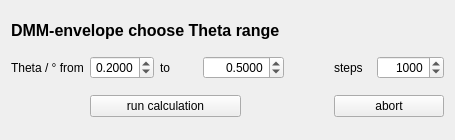
<?xml version="1.0" encoding="UTF-8"?>
<ui version="4.0">
 <class>choose_theta</class>
 <widget class="QWidget" name="choose_theta">
  <property name="geometry">
   <rect>
    <x>0</x>
    <y>0</y>
    <width>455</width>
    <height>140</height>
   </rect>
  </property>
  <property name="sizePolicy">
   <sizepolicy hsizetype="Fixed" vsizetype="Fixed">
    <horstretch>0</horstretch>
    <verstretch>0</verstretch>
   </sizepolicy>
  </property>
  <property name="minimumSize">
   <size>
    <width>455</width>
    <height>140</height>
   </size>
  </property>
  <property name="maximumSize">
   <size>
    <width>455</width>
    <height>140</height>
   </size>
  </property>
  <property name="windowTitle">
   <string>Form</string>
  </property>
  <layout class="QGridLayout" name="gridLayout">
   <item row="2" column="1" colspan="3">
    <widget class="QPushButton" name="pushButton">
     <property name="text">
      <string>run calculation</string>
     </property>
    </widget>
   </item>
   <item row="1" column="6">
    <widget class="QLabel" name="label_3">
     <property name="text">
      <string>steps</string>
     </property>
    </widget>
   </item>
   <item row="1" column="0">
    <widget class="QLabel" name="label">
     <property name="text">
      <string>Theta / ° from</string>
     </property>
    </widget>
   </item>
   <item row="1" column="7">
    <widget class="QSpinBox" name="spinBox">
     <property name="alignment">
      <set>Qt::AlignRight|Qt::AlignTrailing|Qt::AlignVCenter</set>
     </property>
     <property name="minimum">
      <number>1</number>
     </property>
     <property name="maximum">
      <number>999999999</number>
     </property>
     <property name="singleStep">
      <number>1000</number>
     </property>
     <property name="value">
      <number>1000</number>
     </property>
    </widget>
   </item>
   <item row="2" column="6" colspan="2">
    <widget class="QPushButton" name="pushButton_2">
     <property name="text">
      <string>abort</string>
     </property>
    </widget>
   </item>
   <item row="1" column="1">
    <widget class="QDoubleSpinBox" name="doubleSpinBox">
     <property name="alignment">
      <set>Qt::AlignRight|Qt::AlignTrailing|Qt::AlignVCenter</set>
     </property>
     <property name="decimals">
      <number>4</number>
     </property>
     <property name="minimum">
      <double>0.000100000000000</double>
     </property>
     <property name="maximum">
      <double>5.000000000000000</double>
     </property>
     <property name="singleStep">
      <double>0.100000000000000</double>
     </property>
     <property name="value">
      <double>0.200000000000000</double>
     </property>
    </widget>
   </item>
   <item row="1" column="2">
    <widget class="QLabel" name="label_4">
     <property name="text">
      <string>to</string>
     </property>
    </widget>
   </item>
   <item row="1" column="3" colspan="2">
    <widget class="QDoubleSpinBox" name="doubleSpinBox_2">
     <property name="alignment">
      <set>Qt::AlignRight|Qt::AlignTrailing|Qt::AlignVCenter</set>
     </property>
     <property name="decimals">
      <number>4</number>
     </property>
     <property name="minimum">
      <double>0.000100000000000</double>
     </property>
     <property name="maximum">
      <double>5.000000000000000</double>
     </property>
     <property name="singleStep">
      <double>0.100000000000000</double>
     </property>
     <property name="value">
      <double>0.500000000000000</double>
     </property>
    </widget>
   </item>
   <item row="0" column="0" colspan="8">
    <widget class="QLabel" name="label_2">
     <property name="sizePolicy">
      <sizepolicy hsizetype="Preferred" vsizetype="Fixed">
       <horstretch>0</horstretch>
       <verstretch>0</verstretch>
      </sizepolicy>
     </property>
     <property name="font">
      <font>
       <pointsize>12</pointsize>
       <weight>75</weight>
       <bold>true</bold>
      </font>
     </property>
     <property name="text">
      <string>DMM-envelope choose Theta range</string>
     </property>
    </widget>
   </item>
  </layout>
 </widget>
 <resources/>
 <connections/>
</ui>
